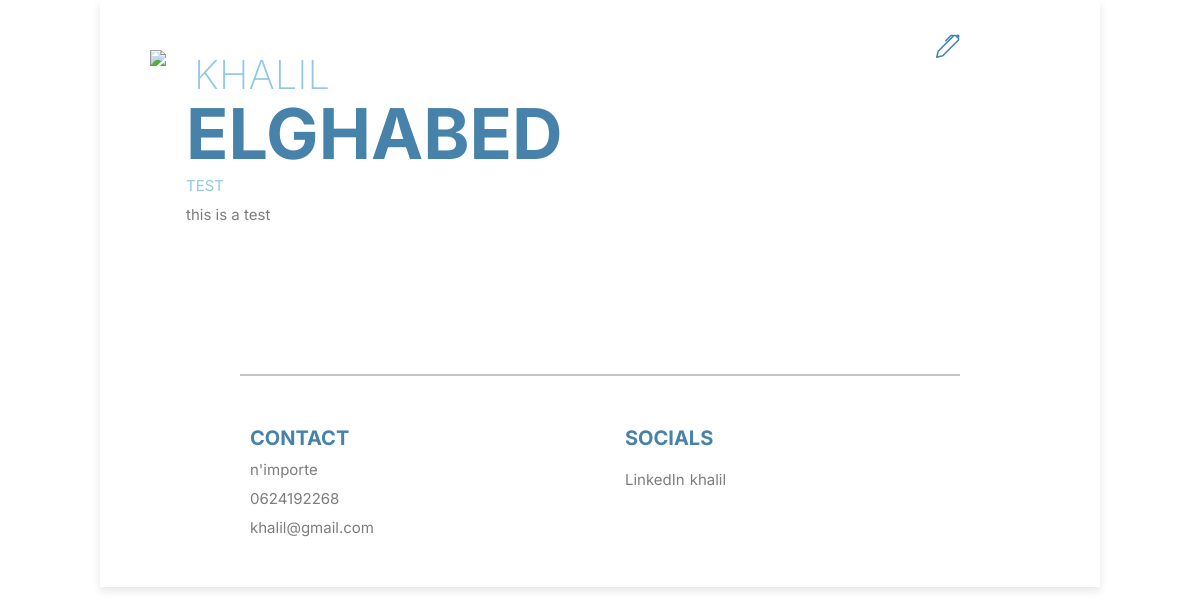
/utilisateurs/view-cv/ (signed in), run on the app's committed database.
### Utilisateurs/models.py (models this page shows, shortened)
class Cv(models.Model):
    utilisateur = models.OneToOneField('Utilisateur', on_delete=models.CASCADE, blank=False, null=True)
    profile_image = models.ImageField(upload_to='profile_images/', null=True, blank=True)
    first_name = models.CharField(max_length=100, default='')
    last_name = models.CharField(max_length=100, default='')
    title = models.CharField(max_length=100, default='')
    description = models.TextField(default='')  # Provide a default value for description
    skills = models.ManyToManyField('Skill', blank=True)
    references = models.ManyToManyField('Reference', blank=True)
    educations = models.ManyToManyField('Education', blank=True)
    certifications = models.ManyToManyField('Certification', blank=True)
    experiences = models.ManyToManyField('Experience', blank=True)
    awards = models.ManyToManyField('Award', blank=True)
    interests = models.ManyToManyField('Interest', blank=True)
    contact = models.OneToOneField('Contact', on_delete=models.CASCADE, null=True, blank=True)
    social = models.OneToOneField('Social', on_delete=models.CASCADE, null=True, blank=True)

class Contact(models.Model):
    utilisateur = models.ForeignKey(Utilisateur, on_delete=models.CASCADE, null=True)
    location = models.CharField(max_length=100, null=True)
    phone_number = models.CharField(max_length=100, null=True)
    email = models.EmailField(null=True)

class Social(models.Model):
    PLATFORM_CHOICES = [
        ('LinkedIn', 'LinkedIn'),
        ('Twitter', 'Twitter'),
        ('Facebook', 'Facebook'),
        ('Instagram', 'Instagram'),
        ('GitHub', 'GitHub'),
    ]
    utilisateur = models.ForeignKey(Utilisateur, on_delete=models.CASCADE, null=True, blank=True)
    platform = models.CharField(max_length=100, choices=PLATFORM_CHOICES, null=True, blank=True)
    username = models.CharField(max_length=100, null=True)

### Utilisateurs/views.py (the view)
# urls.py: path('view-cv/',view_cv, name='view_cv'),
def view_cv(request):
    cv = Cv.objects.filter(utilisateur=request.user.utilisateur).first()
    if cv:
        context = {
            'cv': cv,
            'skills': cv.skills.all(),
            'references': cv.references.all(),
            'educations': cv.educations.all(),
            'certifications': cv.certifications.all(),
            'experiences': cv.experiences.all(),
            'awards': cv.awards.all(),
            'interests': cv.interests.all(),
            'contact': cv.contact,
            'social': cv.social
        }
        return render(request, 'home/cv_view.html', context)
    else:
        return redirect('create_cv')

### templates/home/cv_view.html (shortened to what this page needs)
{% extends 'home/cv_template.html' %}
{% block cv_content %}
<div class="container">
    <a href="{% url 'edit_page' %}"  class="edit-link" title="Click to edit"><i class="bi bi-pen"></i></a>
    <div class="profile">
        <div class="profile_container">
            <div class="profile_profileImg">
                {% if cv.profile_image %}
                    <img src="{{ cv.profile_image.url }}" alt="{{ cv.first_name }} {{ cv.last_name }}">
                {% else %}
                    <img src="https://encrypted-tbn0.gstatic.com/images?q=tbn:ANd9GcQ4MJsV58xh-vFYz3u4WMpS65vCvnGwBYc54SfmKToORTHdZALkZNGvpBlt4dc45A0M-y0&usqp=CAU">
                {% endif %}
            </div>
            <div>
                <h1 class="profile_name">
                    <span class="profile_name_firstName">{{ cv.first_name }}</span>
                    <span class="profile_name_lastName">{{ cv.last_name }}</span>
                </h1>
                <p class="profile_title">{{ cv.title }}</p>
                <p class="description profile_description">{{ cv.description }}</p>
            </div>
        </div>
    </div>
    <hr>
    <div class="group-3">
        {% if cv.contact %}
            <div class="contact">
                <h3 class="title">Contact</h3>
                <div class="contact_info">
                    <p class="description">{{ cv.contact.location }}</p>
                    <p class="description">{{ cv.contact.phone_number }}</p>
                    <p class="description">{{ cv.contact.email }}</p>
                </div>
            </div>
        {% endif %}
        {% if cv.social %}
            <div class="social">
                <h3 class="title">Socials</h3>
                <div class="social_items">
                    <a href="#" target="_blank" class="social_item">
                        <span>{{ cv.social.platform }}</span>
                        <span>{{ cv.social.username }}</span>
                    </a>
                </div>
            </div>
        {% endif %}
    </div>
</div>
{% endblock %}

### project/static/cv.css (style rules this page uses)
* { padding: 0; margin: 0; box-sizing: border-box; }
:root { --primary-color: #4682A9; --text-color: #7e7c7c; }
html { font-size: 10px; }
body { font-family: Inter, sans-serif; background-color: white; color: black; cursor: pointer; }
img { width: 100%; }
a { text-decoration: none; color: black; }
.description { margin-top: 1rem; font-size: 1.5rem; font-weight: 400; color: var(--text-color); }
.title { color: var(--primary-color); font-weight: 700; font-size: 2rem; text-transform: uppercase; }
.container { max-width: 1000px; width: 90%; margin: auto; display: grid; padding: 5rem; background: #ffffff; grid-template-columns: 1fr 1fr; gap: 4rem; box-shadow: 0 4px 8px rgba(0, 0, 0, 0.1); }
.profile { grid-column: 1 / -1; margin-bottom: 2rem; }
.group-3 { max-width: 700px; width: 100%; margin: 0 auto; grid-column: 1/-1; display: flex; flex-direction: row; gap: 5rem; }
.group-3 > div { flex: 1; }
.profile_container { display: flex; gap: 2rem; }
.profile_profileImg { max-width: 250px; }
.profile_name_firstName { color: #91C8E4; font-weight: 200; font-size: clamp(2rem, 8vw, 4rem); text-transform: uppercase; display: block; margin-bottom: -0.8rem; margin-left: 8px; }
.profile_name_lastName { color: var(--primary-color); font-weight: 700; font-size: clamp(2.5rem, 15vw, 7rem); text-transform: uppercase; display: block; }
.profile_title { font-size: 1.5rem; font-weight: 400; text-transform: uppercase; color: #91C8E4; }
.social_items { margin-top: 2rem; }
.social_item { margin-top: 1.5rem; font-size: 1.5rem; display: flex; gap: 0.5rem; align-items: center; justify-content: flex-start; color: var(--text-color); }
hr { grid-column: 1/-1; width: 80%; margin: 0 auto; margin-top: 5rem; margin-bottom: 1rem; border: none; border-top: 2px solid rgba(0, 0, 0, 0.229); }
.container .edit-link { color: #4682A9; font-size: 24px; position: absolute; top: 4%; right: 20%; }

### data on the page
Cv: first_name "KHALIL", last_name "ELGHABED", title "TEST", description "this is a test", contact.location "n'importe", contact.phone_number "0624192268", contact.email "khalil@gmail.com", social.platform "LinkedIn", social.username "khalil"
